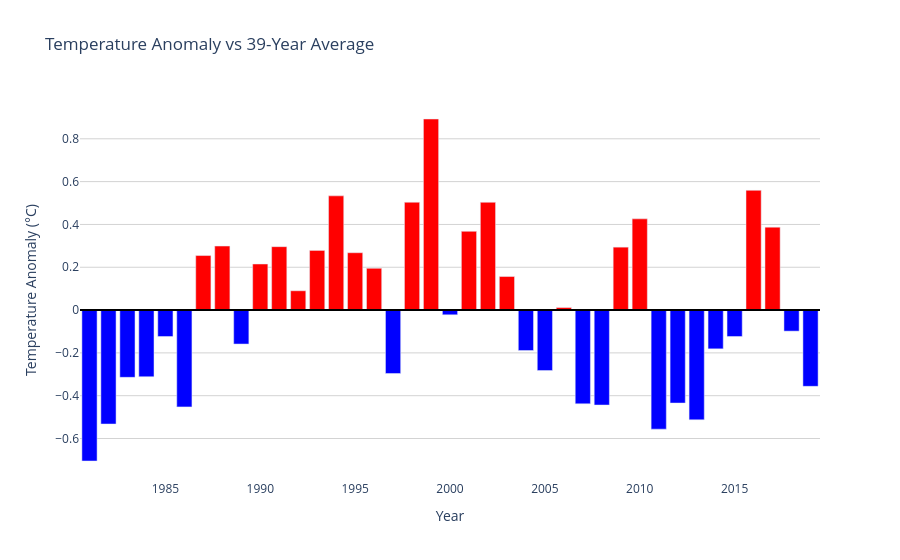

Here is the notebook cell this chart was saved with:
### Markdown cell above
### 9. Hottest Years Dtection 
Every year is compared against the 39-year average ('baseline') to find how far above or below normal it was, ranking the hottest years on record.

### Code cell
import plotly.graph_objects as go

baseline = yearly_temp.mean()
anomaly = yearly_temp - baseline
hottest_years = anomaly.sort_values(ascending=False).head(5)
print(hottest_years)

colors = ['red' if v >= 0 else 'blue' for v in anomaly.values]

fig = go.Figure()
fig.add_trace(go.Bar(
    x=anomaly.index,
    y=anomaly.values,
    marker_color=colors,
    hovertemplate='Year: %{x}<br>Anomaly: %{y:.2f}°C<extra></extra>'
))
fig.add_hline(y=0, line_color='black')

fig.update_layout(
    title='Temperature Anomaly vs 39-Year Average',
    xaxis_title='Year',
    yaxis_title='Temperature Anomaly (°C)',
    yaxis=dict(gridcolor='lightgrey'),
    plot_bgcolor='white'
)
fig.show()

### Figure 1 — Plotly figure (JSON) as saved in the notebook; plotly's stock layout.template omitted (floating-point values rounded to 4 significant figures)
{"data": [{"hovertemplate": "Year: %{x}<br>Anomaly: %{y:.2f}°C<extra></extra>", "marker": {"color": ["blue", "blue", "blue", "blue", "blue", "blue", "red", "red", "blue", "red", "red", "red", "red", "red", "red", "red", "blue", "red", "red", "blue", "red", "red", "red", "blue", "blue", "red", "blue", "blue", "red", "red", "blue", "blue", "blue", "blue", "blue", "red", "red", "blue", "blue"]}, "type": "bar", "x": [1981, 1982, 1983, 1984, 1985, 1986, 1987, 1988, 1989, 1990, 1991, 1992, 1993, 1994, 1995, 1996, 1997, 1998, 1999, 2000, 2001, 2002, 2003, 2004, 2005, 2006, 2007, 2008, 2009, 2010, 2011, 2012, 2013, 2014, 2015, 2016, 2017, 2018, 2019], "y": [-0.7051, -0.5324, -0.3143, -0.3115, -0.1235, -0.4523, 0.2547, 0.299, -0.1587, 0.2152, 0.2962, 0.09007, 0.2785, 0.5334, 0.2678, 0.1952, -0.2963, 0.5036, 0.8925, -0.02211, 0.3677, 0.5034, 0.1567, -0.189, -0.2824, 0.0118, -0.4382, -0.4437, 0.2939, 0.4261, -0.5563, -0.4344, -0.5129, -0.1812, -0.1235, 0.5593, 0.3874, -0.0984, -0.3563]}], "layout": {"plot_bgcolor": "white", "shapes": [{"line": {"color": "black"}, "type": "line", "x0": 0, "x1": 1, "xref": "x domain", "y0": 0, "y1": 0, "yref": "y"}], "title": {"text": "Temperature Anomaly vs 39-Year Average"}, "xaxis": {"title": {"text": "Year"}}, "yaxis": {"gridcolor": "lightgrey", "title": {"text": "Temperature Anomaly (°C)"}}}}
